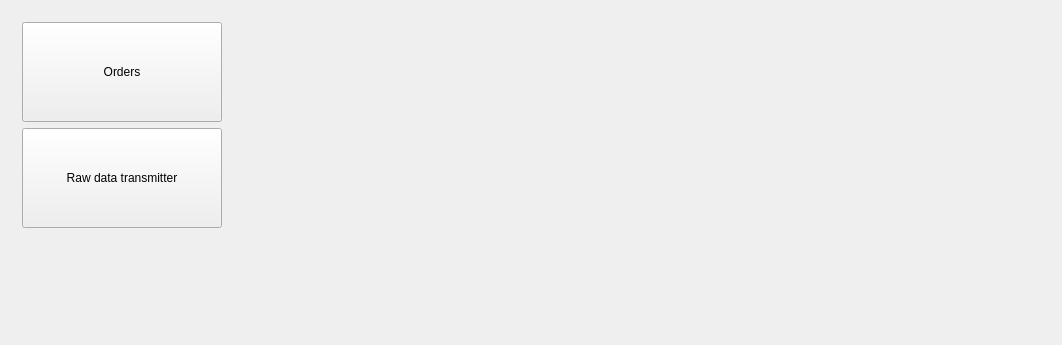
<?xml version="1.0" encoding="UTF-8"?>
<ui version="4.0">
 <class>MainWindow</class>
 <widget class="QMainWindow" name="MainWindow">
  <property name="geometry">
   <rect>
    <x>0</x>
    <y>0</y>
    <width>1000</width>
    <height>345</height>
   </rect>
  </property>
  <property name="windowTitle">
   <string>Orders Flow Manager</string>
  </property>
  <widget class="QWidget" name="centralWidget">
   <layout class="QGridLayout" name="gridLayout_2">
    <item row="0" column="0">
     <widget class="QStackedWidget" name="stackedWidget">
      <property name="currentIndex">
       <number>2</number>
      </property>
      <widget class="QWidget" name="page">
       <layout class="QGridLayout" name="gridLayout_3">
        <item row="0" column="0">
         <layout class="QGridLayout" name="gridLayout">
          <item row="2" column="0" colspan="2">
           <widget class="QLabel" name="label_4">
            <property name="font">
             <font>
              <family>Poor Richard</family>
              <pointsize>9</pointsize>
             </font>
            </property>
            <property name="layoutDirection">
             <enum>Qt::RightToLeft</enum>
            </property>
            <property name="text">
             <string>Double click to change</string>
            </property>
            <property name="alignment">
             <set>Qt::AlignCenter</set>
            </property>
           </widget>
          </item>
          <item row="5" column="0" colspan="3">
           <widget class="QPushButton" name="pushButton_2">
            <property name="font">
             <font>
              <family>Poor Richard</family>
              <pointsize>9</pointsize>
             </font>
            </property>
            <property name="text">
             <string>SEND</string>
            </property>
           </widget>
          </item>
          <item row="3" column="1">
           <widget class="QLabel" name="label_2">
            <property name="text">
             <string>Liczba</string>
            </property>
            <property name="alignment">
             <set>Qt::AlignCenter</set>
            </property>
           </widget>
          </item>
          <item row="3" column="0">
           <widget class="QLabel" name="label_3">
            <property name="font">
             <font>
              <kerning>true</kerning>
             </font>
            </property>
            <property name="autoFillBackground">
             <bool>false</bool>
            </property>
            <property name="text">
             <string>Znak</string>
            </property>
            <property name="alignment">
             <set>Qt::AlignCenter</set>
            </property>
           </widget>
          </item>
          <item row="1" column="0" colspan="2">
           <widget class="QLabel" name="label">
            <property name="font">
             <font>
              <family>Poor Richard</family>
              <pointsize>9</pointsize>
             </font>
            </property>
            <property name="text">
             <string>PREPARE THE ORDER</string>
            </property>
            <property name="textFormat">
             <enum>Qt::AutoText</enum>
            </property>
           </widget>
          </item>
          <item row="5" column="3">
           <widget class="QPushButton" name="pushButton_6">
            <property name="sizePolicy">
             <sizepolicy hsizetype="Minimum" vsizetype="Fixed">
              <horstretch>0</horstretch>
              <verstretch>0</verstretch>
             </sizepolicy>
            </property>
            <property name="baseSize">
             <size>
              <width>100</width>
              <height>0</height>
             </size>
            </property>
            <property name="text">
             <string>Menu</string>
            </property>
           </widget>
          </item>
          <item row="4" column="0" colspan="4">
           <widget class="OrderList" name="listWidget"/>
          </item>
          <item row="2" column="2" rowspan="2" colspan="2">
           <widget class="QPushButton" name="pushButton">
            <property name="sizePolicy">
             <sizepolicy hsizetype="Minimum" vsizetype="Fixed">
              <horstretch>0</horstretch>
              <verstretch>0</verstretch>
             </sizepolicy>
            </property>
            <property name="font">
             <font>
              <family>Poor Richard</family>
              <pointsize>9</pointsize>
             </font>
            </property>
            <property name="text">
             <string>ADD</string>
            </property>
           </widget>
          </item>
          <item row="1" column="2" colspan="2">
           <widget class="QLineEdit" name="lineEdit"/>
          </item>
         </layout>
        </item>
       </layout>
      </widget>
      <widget class="QWidget" name="page_2">
       <layout class="QGridLayout" name="gridLayout_4">
        <item row="1" column="3">
         <spacer name="horizontalSpacer">
          <property name="orientation">
           <enum>Qt::Horizontal</enum>
          </property>
          <property name="sizeType">
           <enum>QSizePolicy::Minimum</enum>
          </property>
          <property name="sizeHint" stdset="0">
           <size>
            <width>600</width>
            <height>20</height>
           </size>
          </property>
         </spacer>
        </item>
        <item row="1" column="1">
         <widget class="QComboBox" name="comboBox"/>
        </item>
        <item row="1" column="4">
         <widget class="QPushButton" name="pushButton_4">
          <property name="minimumSize">
           <size>
            <width>100</width>
            <height>25</height>
           </size>
          </property>
          <property name="text">
           <string>Menu</string>
          </property>
         </widget>
        </item>
        <item row="0" column="0" colspan="5">
         <widget class="QGraphicsView" name="ordersCreationView"/>
        </item>
        <item row="1" column="0">
         <widget class="QComboBox" name="comboBox_2"/>
        </item>
        <item row="1" column="2">
         <widget class="QPushButton" name="pushButton_7">
          <property name="sizePolicy">
           <sizepolicy hsizetype="Fixed" vsizetype="Fixed">
            <horstretch>0</horstretch>
            <verstretch>0</verstretch>
           </sizepolicy>
          </property>
          <property name="minimumSize">
           <size>
            <width>150</width>
            <height>22</height>
           </size>
          </property>
          <property name="text">
           <string>SEND</string>
          </property>
         </widget>
        </item>
       </layout>
      </widget>
      <widget class="QWidget" name="page_3">
       <layout class="QGridLayout" name="gridLayout_5">
        <item row="0" column="0">
         <layout class="QFormLayout" name="formLayout">
          <item row="0" column="0">
           <widget class="QPushButton" name="pushButton_3">
            <property name="minimumSize">
             <size>
              <width>200</width>
              <height>100</height>
             </size>
            </property>
            <property name="text">
             <string>Orders</string>
            </property>
           </widget>
          </item>
          <item row="1" column="0">
           <widget class="QPushButton" name="pushButton_5">
            <property name="minimumSize">
             <size>
              <width>200</width>
              <height>100</height>
             </size>
            </property>
            <property name="text">
             <string>Raw data transmitter</string>
            </property>
           </widget>
          </item>
         </layout>
        </item>
       </layout>
      </widget>
     </widget>
    </item>
   </layout>
  </widget>
  <widget class="QMenuBar" name="menuBar">
   <property name="geometry">
    <rect>
     <x>0</x>
     <y>0</y>
     <width>1000</width>
     <height>17</height>
    </rect>
   </property>
  </widget>
 </widget>
 <layoutdefault spacing="6" margin="11"/>
 <customwidgets>
  <customwidget>
   <class>OrderList</class>
   <extends>QListWidget</extends>
   <header>orderlist.h</header>
  </customwidget>
 </customwidgets>
 <resources/>
 <connections/>
</ui>
